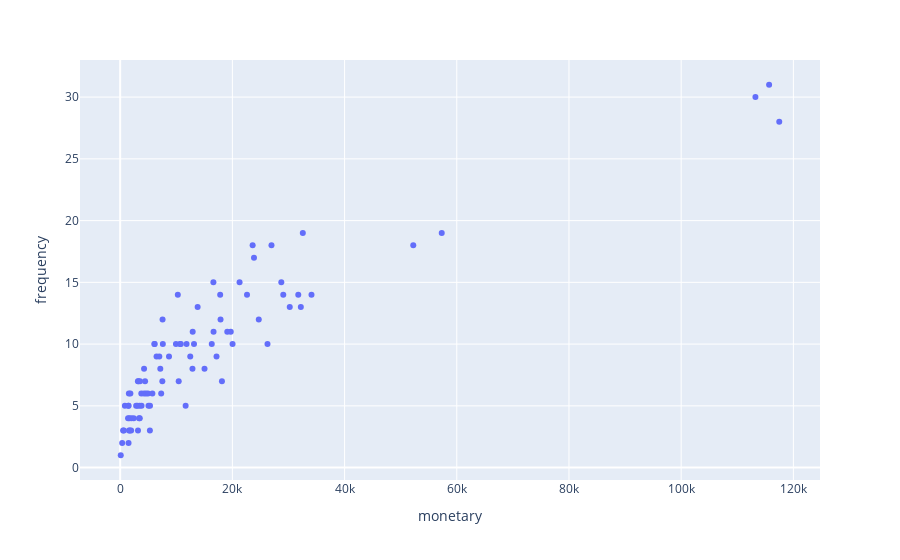

Notebook cell for this chart:
### Code cell
#Frequency vs. Monetary
fig = px.scatter(df_customer, x='monetary', y='frequency',hover_data=['custid','monetary','frequency','segment'])
fig.show()

### Figure 1 — Plotly figure (JSON) as saved in the notebook; plotly's stock layout.template omitted (floating-point values rounded to 4 significant figures; data arrays with more than 128 entries replaced by an {"elided": "..."} marker saying what was removed)
{"data": [{"customdata": {"elided": "89x2 str values"}, "hovertemplate": "monetary=%{x}<br>frequency=%{y}<br>custid=%{customdata[0]}<br>segment=%{customdata[1]}<extra></extra>", "legendgroup": "", "marker": {"color": "#636efa", "symbol": "circle"}, "mode": "markers", "name": "", "orientation": "v", "showlegend": false, "type": "scatter", "x": [100.8, 357, 522.5, 649, 836.7, 1403.0, 1467.0, 1480, 1489.0, 1546.0, 1571.0, 1616.0, 1719.0, 1815.0, 1947.0, 1992.0, 2423.0, 2844.0, 3063.0, 3161.0, 3172.0, 3240.0, 3361, 3460.0, 3490.0, 3532.0, 3763.0, 3811.0, 4242.0, 4259.0, 4439.0, 4596.0, 4954, 5042.0, 5298.0, 5317.0, 5735.0, 6090.0, 6146.0, 6481.0, 6974.0, 7152.0, 7311.0, 7515.0, 7556.0, 7604.0, 8702.0, 9937.0, 10270.0, 10430.0, 10650.0, 10810.0, 11670.0, 11830.0, 12490.0, 12890.0, 12920.0, 13160.0, 13810.0, 15030.0, 16330.0, 16620.0, 16640.0, 17170.0, 17830.0, 17890.0, 18140.0, 19088, 19710.0, 20030.0, 21280.0, 22610.0, 23610.0, 23850.0, 24700.0, 26260.0, 26970.0, 28720.0, 29070.0, 30230.0, 31750.0, 32200.0, 32560.0, 34100.0, 52250.0, 57320.0, 113200.0, 115700.0, 117500.0], "xaxis": "x", "y": [1, 2, 3, 3, 5, 4, 5, 5, 2, 6, 3, 4, 3, 6, 3, 4, 4, 5, 5, 7, 3, 7, 4, 5, 4, 7, 6, 5, 6, 8, 7, 6, 6, 5, 3, 5, 6, 10, 10, 9, 9, 8, 6, 7, 12, 10, 9, 10, 14, 7, 10, 10, 5, 10, 9, 8, 11, 10, 13, 8, 10, 15, 11, 9, 14, 12, 7, 11, 11, 10, 15, 14, 18, 17, 12, 10, 18, 15, 14, 13, 14, 13, 19, 14, 18, 19, 30, 31, 28], "yaxis": "y"}], "layout": {"legend": {"tracegroupgap": 0}, "margin": {"t": 60}, "xaxis": {"anchor": "y", "domain": [0, 1], "title": {"text": "monetary"}}, "yaxis": {"anchor": "x", "domain": [0, 1], "title": {"text": "frequency"}}}}
